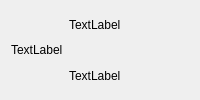
         <widget class="QWidget" name="horizontalWidget_Pos_19" native="true">
          <layout class="QHBoxLayout" name="horizontalLayout_22">
           <property name="topMargin">
            <number>0</number>
           </property>
           <property name="bottomMargin">
            <number>0</number>
           </property>
           <item>
            <widget class="QLabel" name="label_19_Pos">
             <property name="minimumSize">
              <size>
               <width>30</width>
               <height>0</height>
              </size>
             </property>
             <property name="text">
              <string>TextLabel</string>
             </property>
            </widget>
           </item>
           <item>
            <layout class="QVBoxLayout" name="verticalLayout_22">
             <property name="spacing">
              <number>1</number>
             </property>
             <item>
              <widget class="QLabel" name="label_19_Name">
               <property name="text">
                <string>TextLabel</string>
               </property>
              </widget>
             </item>
             <item>
              <widget class="QLabel" name="label_19_Car">
               <property name="text">
                <string>TextLabel</string>
               </property>
              </widget>
             </item>
            </layout>
           </item>
           <item>
            <spacer name="horizontalSpacer_3">
             <property name="orientation">
              <enum>Qt::Horizontal</enum>
             </property>
             <property name="sizeHint" stdset="0">
              <size>
               <width>40</width>
               <height>20</height>
              </size>
             </property>
            </spacer>
           </item>
          </layout>
         </widget>
